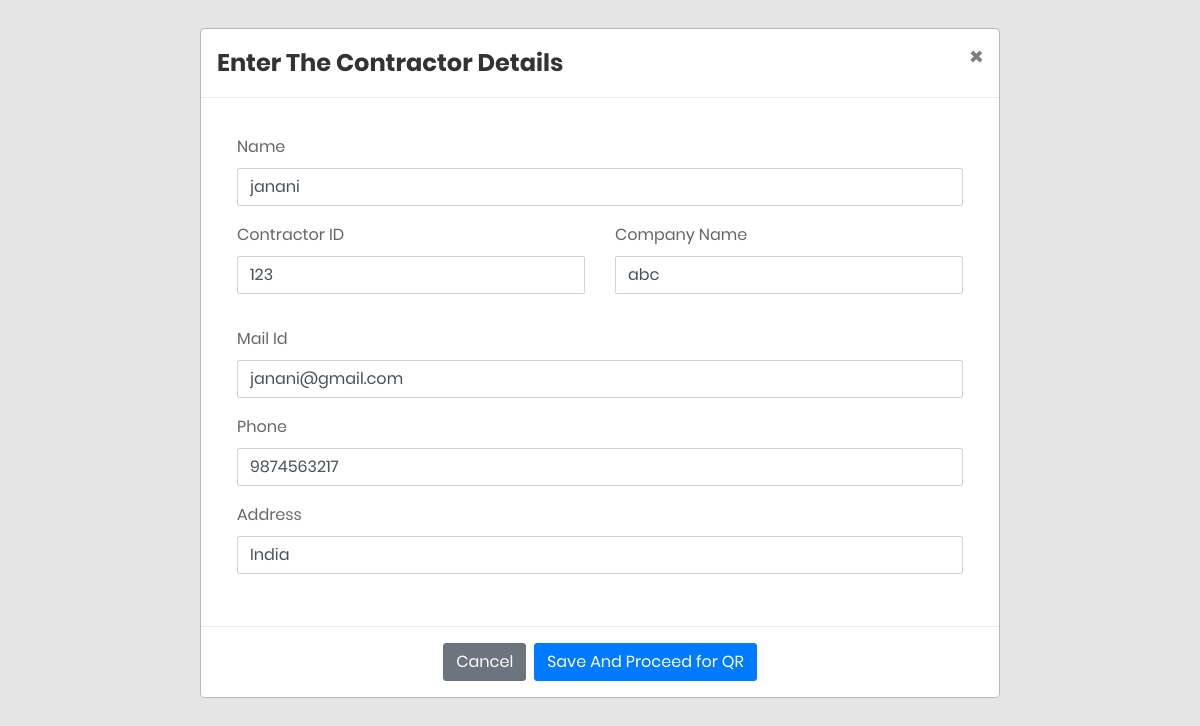
Screenshot of /contractoredit/1/ with the database file from the repository.
### app/models.py (models this page shows)
class Contractor(models.Model):
    contractorname = models.CharField(max_length=100)
    contractorid = models.CharField(max_length=100)
    companyname = models.CharField(max_length=100)
    mailid = models.CharField(max_length=100)
    phone = models.CharField(max_length=100)
    address = models.CharField(max_length=100)
    qrimage = models.CharField(max_length=100,default="null")
    class Meta:
        db_table='contractor'

### app/views.py (the view, shortened to what this page needs)
# urls.py: url(r'^contractoredit/(?P<contractoredit_id>[0-9]+)/$', views.contractoredit, name='contractoredit'),
def contractoredit(request,contractoredit_id=None):
    contractor = Contractor.objects.get(id=contractoredit_id)
    id = contractor.id
    c_name = contractor.contractorname
    c_id = contractor.contractorid
    c_company = contractor.companyname
    c_mailid = contractor.mailid
    c_phone = contractor.phone
    c_address = contractor.address
    print("Name:",c_name)
    return render(request,'contractoredit.html',{'id':id,'contractorname':c_name,'contractorid':c_id,'companyname':c_company,'mailid':c_mailid,'phone':c_phone,'address':c_address})

### app/templates/contractoredit.html (shortened to what this page needs)
<!DOCTYPE html>
<html lang="en">
<head>
    <link href="../../static/css/font-face.css" rel="stylesheet" media="all">
    <link href="../../static/vendor/font-awesome-4.7/css/font-awesome.min.css" rel="stylesheet" media="all">
    <link href="../../static/vendor/font-awesome-5/css/fontawesome-all.min.css" rel="stylesheet" media="all">
    <link href="../../static/vendor/mdi-font/css/material-design-iconic-font.min.css" rel="stylesheet" media="all">
    <link href="../../static/vendor/bootstrap-4.1/bootstrap.min.css" rel="stylesheet" media="all">
    <link href="../../static/vendor/animsition/animsition.min.css" rel="stylesheet" media="all">
    <link href="../../static/vendor/bootstrap-progressbar/bootstrap-progressbar-3.3.4.min.css" rel="stylesheet"
        media="all">
    <link href="../../static/vendor/wow/animate.css" rel="stylesheet" media="all">
    <link href="../../static/vendor/css-hamburgers/hamburgers.min.css" rel="stylesheet" media="all">
    <link href="../../static/vendor/slick/slick.css" rel="stylesheet" media="all">
    <link href="../../static/vendor/select2/select2.min.css" rel="stylesheet" media="all">
    <link href="../../static/vendor/perfect-scrollbar/perfect-scrollbar.css" rel="stylesheet" media="all">
    <link href="../../static/css/theme.css" rel="stylesheet" media="all">
</head>
<body>
    <div class="page-wrapper">
        <div >
            <div class="modal-dialog modal-lg" role="document">
                <div class="modal-content">
                    <form method="POST" action="{% url 'app:contractoredit' contractoredit_id=id %}">
                        <div class="modal-header">
                            <h3 class="modal-title" id="mediumModalLabel">Enter The Contractor Details</h3>
                            <button type="button" class="close" data-dismiss="modal" aria-label="Close">
                                <span aria-hidden="true">&times;</span>
                            </button>
                        </div>
                        <div class="modal-body">
                            <div class="card-body card-block">
                                <div class="form-group">
                                    <label for="contractorname" class=" form-control-label">Name</label>
                                    <input type="text" id="contractorname" placeholder="Enter Contractor name"
                                        class="form-control" name="contractorname" value={{contractorname}}>
                                </div>
                                <div class="row form-group">
                                    <div class="col-6">
                                        <div class="form-group">
                                            <label for="contractorid" class=" form-control-label">Contractor ID</label>
                                            <input type="text" id="contractorid"
                                                placeholder="Enter Contractor ID Number" class="form-control"
                                                name="contractorid" value={{contractorid}}>
                                        </div>
                                    </div>
                                    <div class="col-6">
                                        <div class="form-group">
                                            <label for="companyname" class=" form-control-label">Company Name</label>
                                            <input type="text" id="companyname" placeholder="Enter Company Name"
                                                class="form-control" name="companyname" value={{companyname}}>
                                        </div>
                                    </div>
                                </div>
                                <div class="form-group">
                                    <label for="Mail" class=" form-control-label">Mail Id</label>
                                    <input type="text" id="mail" placeholder="Enter Mail-Id" class="form-control"
                                        name="mailid" value={{mailid}}>
                                </div>
                                <div class="form-group">
                                    <label for="phone" class=" form-control-label">Phone</label>
                                    <input type="text" id="phone" placeholder="Enter Phone Number" class="form-control"
                                        name="phone" value={{phone}}>
                                </div>
                                <div class="form-group">
                                    <label for="Address" class=" form-control-label">Address</label>
                                    <input type="text" id="address" placeholder="Enter The Address" class="form-control"
                                        name="address" value={{address}}>
                                </div>
                            </div>
                        </div>
                        <div class="modal-footer" style="justify-content: center;">
                            <button type="button" class="btn btn-secondary" data-dismiss="modal">Cancel</button>
                            <button type="submit" class="btn btn-primary">Save And Proceed for QR</button>
                        </div>
                    </form>
                </div>
            </div>
        </div>
    </div>
</body>
</html>

### rows the page displays
Contractor: contractorname "janani", contractorid "123", companyname "abc", mailid "janani@gmail.com", phone "9874563217", address "India"
